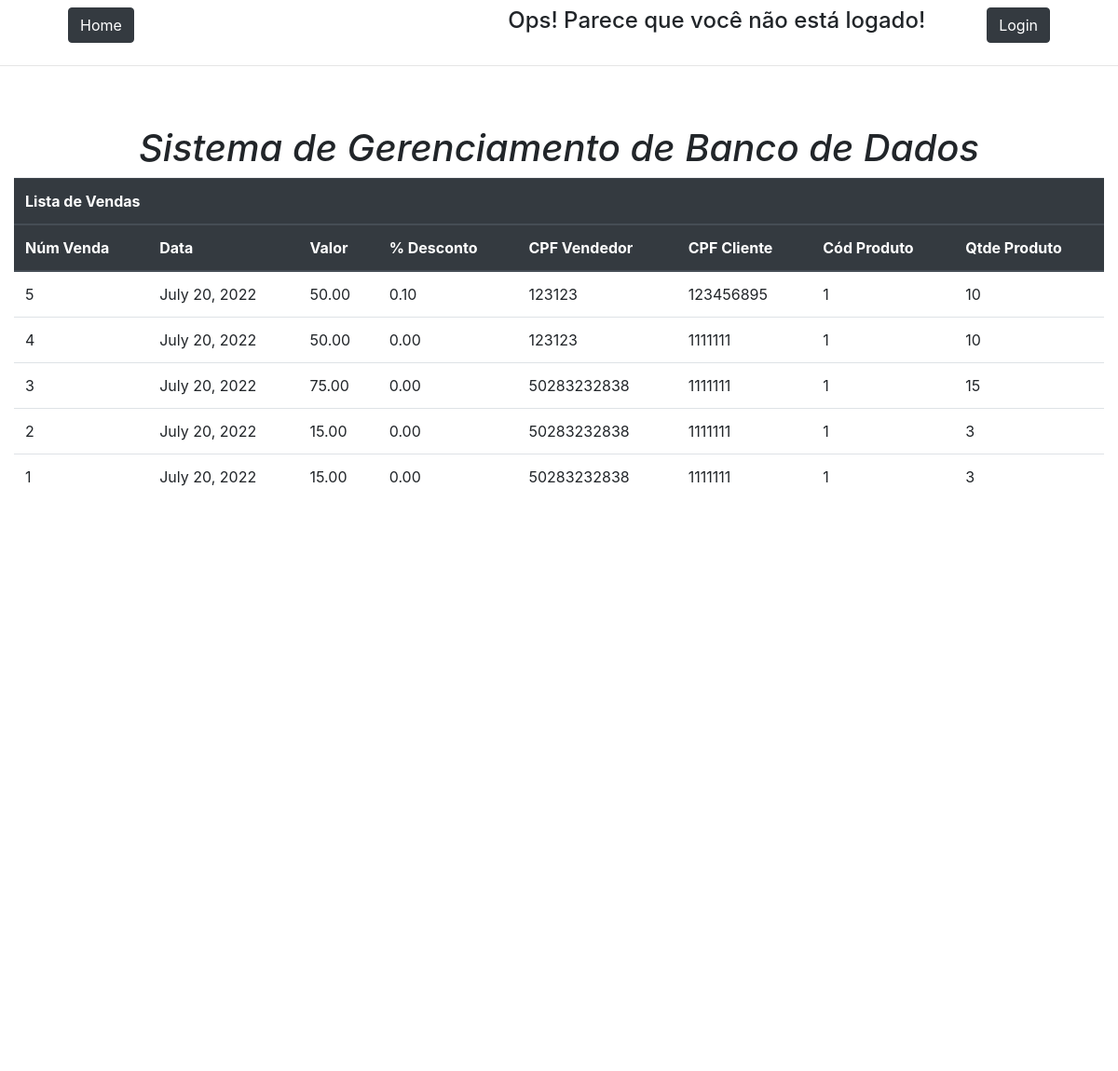
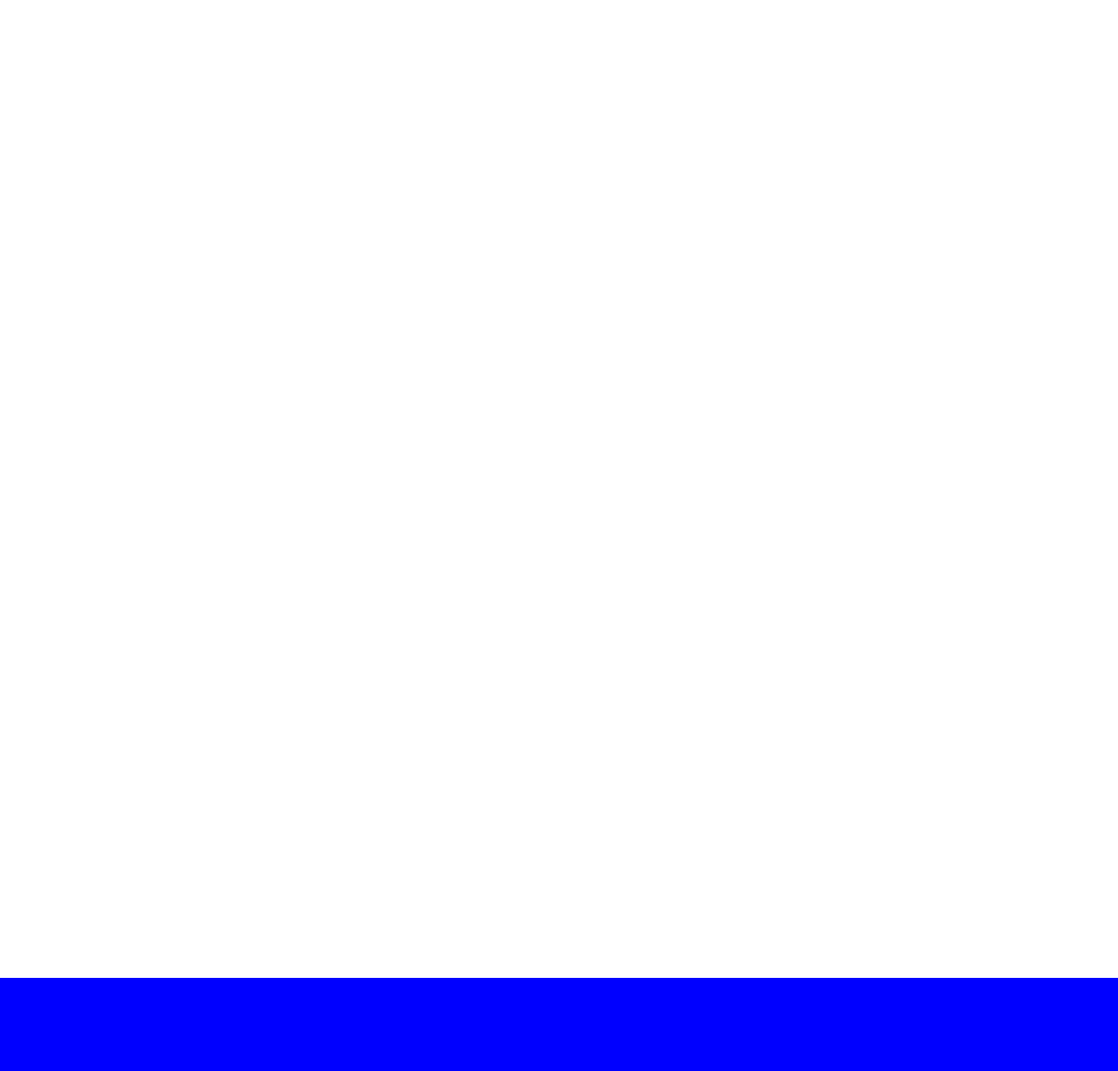
Page /lista-vendas/ on the committed database (2 pictures, top to bottom).
### core/models.py (models this page shows)
class Venda(models.Model):
    num_venda = models.AutoField(primary_key=True)
    data_venda = models.DateField(auto_now=True, null=False)
    valor = models.DecimalField(max_digits=9, decimal_places=2, null=False)
    percentual_desc = models.DecimalField(max_digits=3, decimal_places=2)
    cpf_vendedor = models.IntegerField(default=0)
    cpf_cliente = models.IntegerField(default=0)
    cod_produto =  models.IntegerField(default=0)
    quantidade = models.IntegerField(null=False, default = 1)

### core/views.py (the view)
# urls.py: path('lista-vendas/', views.render_lista_vendas),
def render_lista_vendas(request):
    lista_vendas = Venda.objects.all().order_by('-num_venda')
    return render(request, 'lista-vendas.html', {'lista_vendas':lista_vendas})

### templates/lista-vendas.html (shortened to what this page needs)
{% extends "model-page.html" %}
{% block content %}
<div class="container-fluid">
    <table class="table">
        <thead class="thead-dark">
            <tr>
                <th colspan="8">Lista de Vendas</th>
            </tr>
            <tr>
                <th scope="col">Núm Venda</th>
                <th scope="col">Data</th>
                <th scope="col">Valor</th>
                <th scope="col">% Desconto</th>
                <th scope="col">CPF Vendedor</th>
                <th scope="col">CPF Cliente</th>
                <th scope="col">Cód Produto</th>
                <th scope="col">Qtde Produto</th>
            </tr>
        </thead>
    {% for venda in lista_vendas %}
        <tr>
            <td>{{ venda.num_venda}}</td>
            <td>{{ venda.data_venda}}</td>
            <td>{{ venda.valor}}</td>
            <td>{{ venda.percentual_desc}}</td>
            <td>{{ venda.cpf_vendedor}}</td>
            <td>{{ venda.cpf_cliente}}</td>
            <td>{{ venda.cod_produto}}</td>
            <td>{{ venda.quantidade}}</td>
        </tr>
    {% endfor %}
    </table>
</div>
{% endblock %}

### rows in the picture
Venda: num_venda "5", data_venda "July 20, 2022", valor "50.00", percentual_desc "0.10", cpf_vendedor "123123", cpf_cliente "123456895", cod_produto "1", quantidade "10"
Venda: num_venda "4", data_venda "July 20, 2022", valor "50.00", percentual_desc "0.00", cpf_vendedor "123123", cpf_cliente "1111111", cod_produto "1", quantidade "10"
Venda: num_venda "3", data_venda "July 20, 2022", valor "75.00", percentual_desc "0.00", cpf_vendedor "50283232838", cpf_cliente "1111111", cod_produto "1", quantidade "15"
Venda: num_venda "2", data_venda "July 20, 2022", valor "15.00", percentual_desc "0.00", cpf_vendedor "50283232838", cpf_cliente "1111111", cod_produto "1", quantidade "3"
Venda: num_venda "1", data_venda "July 20, 2022", valor "15.00", percentual_desc "0.00", cpf_vendedor "50283232838", cpf_cliente "1111111", cod_produto "1", quantidade "3"
